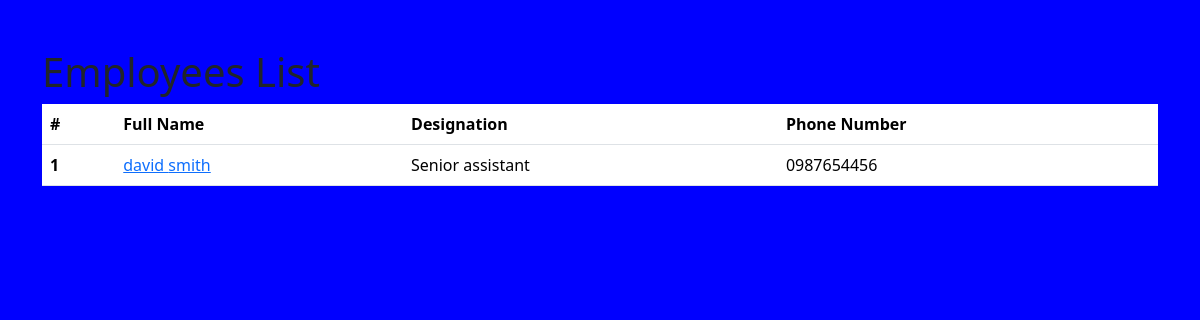
Before: / with the older database file.
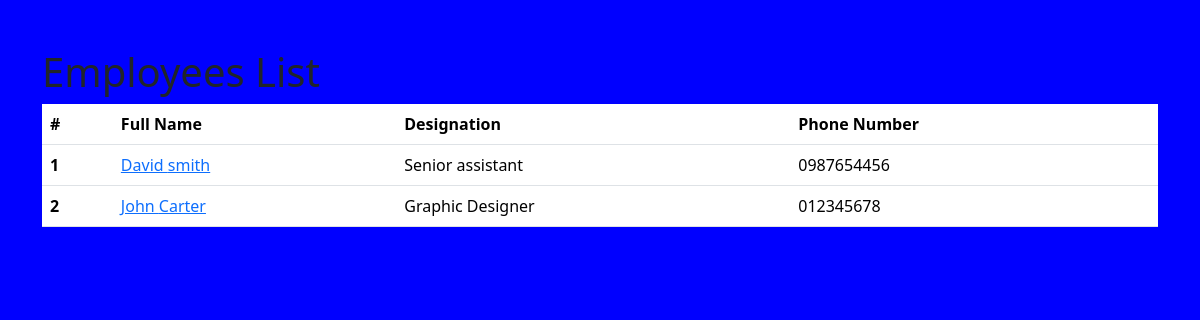
After: the same page with the newer database file.
### employees/models.py (models this page shows, shortened)
class Employee(models.Model):
    first_name = models.CharField(max_length=100)
    last_name = models.CharField(max_length=100)
    photo = models.ImageField(upload_to='images')
    designation = models.CharField(max_length=100)
    email_address = models.EmailField(max_length=100, unique=True)
    phone_number = models.CharField(max_length=12, blank=True)
    created_at = models.DateTimeField(auto_now_add=True)
    updated_at = models.DateTimeField(auto_now=True)

### mysite/views.py (the view)
# urls.py: 2. Add a URL to urlpatterns:  path('', views.home, name='home')
def home(request):
    employees = Employee.objects.all()
    context = {
        'employees': employees,
    }
    return render(request, 'home.html', context)

### templates/home.html (shortened to what this page needs)
{% load static %}
<!DOCTYPE html>
<html lang="en">
<head>
    <link href="https://cdn.jsdelivr.net/npm/bootstrap@5.3.3/dist/css/bootstrap.min.css" rel="stylesheet">
  <link rel="stylesheet" href="{% static 'css/style.css' %}">
  </head>
<body>
    <div class="container pt-5">
        <h1>Employees List</h1>
        <table class="table">
            <thead>
              <tr>
                <th scope="col">#</th>
                <th scope="col">Full Name</th>
                <th scope="col">Designation</th>
                <th scope="col">Phone Number</th>
              </tr>
            </thead>
            <tbody>
              {% for emp in employees %}
              <tr>
                <th>{{ forloop.counter }}</th>
                <td><a href="{% url 'employee_detail' emp.id %}">{{ emp.first_name }} {{ emp.last_name }}</a></td>
                <td>{{ emp.designation }}</td>
                <td>{{ emp.phone_number }}</td>
              </tr>
                {% endfor %}
            </tbody>
          </table>
    </div>
</body>
</html>

Changed rows visible on the page:
changed Employee "smith": first_name "david" → "David"
added Employee: first_name "John", last_name "Carter", designation "Graphic Designer", phone_number "012345678"
